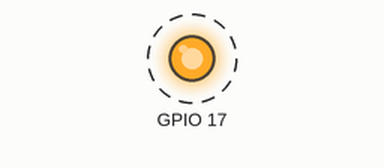
A program run on a simulated Raspberry Pi (BCM pin numbers). Shown: output pins drawn as LEDs (lit = HIGH). Dashed ring = blinking.

Above: at 0.5 s.
Timing chart, 0 to 4.6 s (numbered marks = the images above):
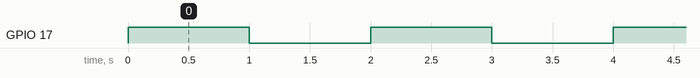

Measured:
- by itself, GPIO 17: alternates HIGH for 1.0 s and LOW for 1.0 s

The program:

test2.py
```python
import gpiod
import time

PIN_NO = 17
chip = gpiod.Chip('gpiochip4')
led_line = chip.get_line(PIN_NO)
led_line.request(consumer="myLed", type=gpiod.LINE_REQ_DIR_OUT)

try:
    while True:
        led_line.set_value(1)
        time.sleep(1)
        led_line.set_value(0)
        time.sleep(1)
finally:
    led_line.release()
```
